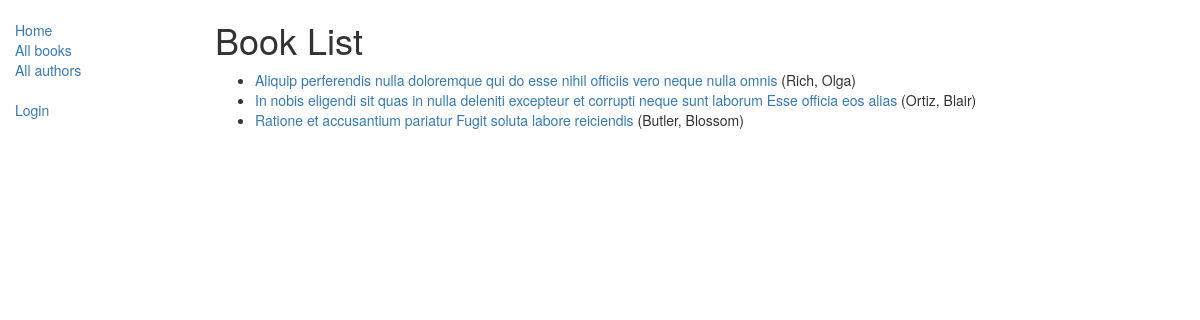
/catalog/books/, run on the app's committed database.
### catalog/models.py (models this page shows, shortened)
class Book(models.Model):
    title = models.CharField(max_length=200)
    author = models.ForeignKey('Author', on_delete=models.SET_NULL, null=True)
    summary = models.TextField(
        max_length=1000, help_text="Enter a brief description of the book")
    isbn = models.CharField(
        'ISBN',
        max_length=13,
        help_text='13 Character <a href="https://www.isbn-international.org/content/what-isbn">ISBN number</a>')
    genre = models.ManyToManyField(
        Genre, help_text="Select a genre for this book")
    def get_absolute_url(self):
        return reverse('book-detail', args=[str(self.id)])
    def display_genre(self):
        return ', '.join([ genre.name for genre in self.genre.all()[:3] ])
    display_genre.short_description = 'Genre'

class Author(models.Model):
    first_name = models.CharField(max_length=100)
    last_name = models.CharField(max_length=100)
    date_of_birth = models.DateField(null=True, blank=True)
    date_of_death = models.DateField('Died', null=True, blank=True)
    def __str__(self):
        return f'{self.last_name}, {self.first_name}'
    class Meta:
        ordering = ['last_name']

### catalog/views.py (the view)
# urls.py: path('books/', views.BookListView.as_view(), name='books'),
class BookListView(generic.ListView):
    model = Book
    paginate_by = 10

### catalog/templates/catalog/book_list.html (shortened to what this page needs)
{% extends "base_generic.html" %}
{% block content %}
    <h1>Book List</h1>
    {% if book_list %}
    <ul>
      {% for book in book_list %}
      <li>
        <a href="{{ book.get_absolute_url }}">{{ book.title }}</a> ({{book.author}})
      </li>
      {% endfor %}
    </ul>
    {% else %}
      <p>There are no books in the library.</p>
    {% endif %}
{% endblock %}

### data on the page
Book: title "Aliquip perferendis nulla doloremque qui do esse nihil officiis vero neque nulla omnis", author "Rich, Olga"
Book: title "In nobis eligendi sit quas in nulla deleniti excepteur et corrupti neque sunt laborum Esse officia eos alias", author "Ortiz, Blair"
Book: title "Ratione et accusantium pariatur Fugit soluta labore reiciendis", author "Butler, Blossom"
